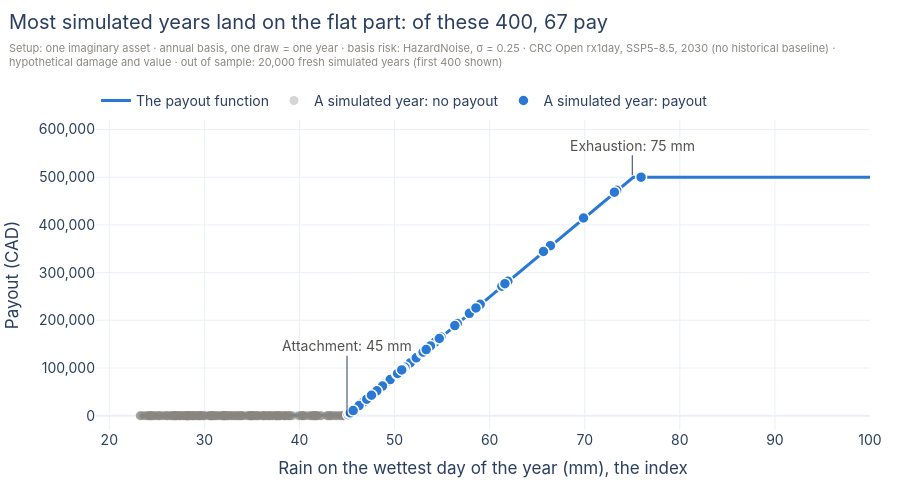

Here is the notebook cell this chart was saved with:
### Code cell
paid = first_cover.payout_values(rain_years)
shown = np.arange(min(400, N_YEARS))
pays = paid[shown] > 0
grid = np.linspace(rain_years[shown].min(), max(100.0, rain_years[shown].max()), 300)

fig = go.Figure()
fig.add_trace(go.Scatter(x=grid, y=first_cover.payout_values(grid), mode="lines", line=dict(color=BLUE, width=3),
                         name="The payout function", hovertemplate="%{x:.0f} mm: pays CAD %{y:,.0f}<extra></extra>"))
fig.add_trace(go.Scatter(x=rain_years[shown][~pays], y=paid[shown][~pays], mode="markers", name="A simulated year: no payout",
                         marker=dict(size=9, color=MUTED, opacity=0.35, line=dict(width=0)),
                         hovertemplate="Rain %{x:.0f} mm: no payout<extra></extra>"))
fig.add_trace(go.Scatter(x=rain_years[shown][pays], y=paid[shown][pays], mode="markers", name="A simulated year: payout",
                         marker=dict(size=11, color=BLUE, line=dict(width=1.5, color="white")),
                         hovertemplate="Rain %{x:.0f} mm: pays CAD %{y:,.0f}<extra></extra>"))
fig.add_annotation(x=45, y=0, text="Attachment: 45 mm", showarrow=True, arrowhead=0, ax=0, ay=-70, font=dict(color=INK))
fig.add_annotation(x=75, y=500_000, text="Exhaustion: 75 mm", showarrow=True, arrowhead=0, ax=0, ay=-30, font=dict(color=INK), yshift=2)
layout(fig, f"Most simulated years land on the flat part: of these {len(shown)}, {int(pays.sum())} pay",
       SETUP + f" (first {len(shown)} shown)",
       xaxis_title="Rain on the wettest day of the year (mm), the index", yaxis=dict(title="Payout (CAD)", tickformat=",.0f", range=[-30_000, 620_000]),
       legend=dict(orientation="h", yanchor="bottom", y=1.01, x=0))
fig.show()

### Figure 1 — Plotly figure (JSON) as saved in the notebook; plotly's stock layout.template omitted (floating-point values rounded to 4 significant figures; data arrays with more than 128 entries replaced by an {"elided": "..."} marker saying what was removed)
{"data": [{"hovertemplate": "%{x:.0f} mm: pays CAD %{y:,.0f}<extra></extra>", "line": {"color": "#2a78d6", "width": 3}, "mode": "lines", "name": "The payout function", "type": "scatter", "x": {"elided": "300 float values"}, "y": {"elided": "300 float values"}}, {"hovertemplate": "Rain %{x:.0f} mm: no payout<extra></extra>", "marker": {"color": "#8a8880", "line": {"width": 0}, "opacity": 0.35, "size": 9}, "mode": "markers", "name": "A simulated year: no payout", "type": "scatter", "x": {"elided": "333 float values"}, "y": {"elided": "333 float values"}}, {"hovertemplate": "Rain %{x:.0f} mm: pays CAD %{y:,.0f}<extra></extra>", "marker": {"color": "#2a78d6", "line": {"color": "white", "width": 1.5}, "size": 11}, "mode": "markers", "name": "A simulated year: payout", "type": "scatter", "x": [48.78, 47.08, 73.35, 66.39, 50.53, 47.54, 45.51, 46.94, 61.29, 58.04, 47.12, 45.4, 53.8, 49.33, 51.64, 47.8, 47.26, 57.87, 47.03, 49.79, 52.28, 54.27, 54.89, 61.92, 48.73, 47.39, 51.09, 54.71, 59.01, 50.36, 45.13, 56.59, 50.17, 47.36, 50.38, 52.89, 56.34, 45.89, 46.41, 47.7, 46.68, 48.45, 53.78, 49.54, 47.79, 48.73, 75.93, 53.0, 45.29, 45.35, 50.76, 69.87, 50.87, 65.66, 50.27, 73.12, 48.13, 50.45, 46.27, 47.08, 61.6, 53.33, 58.56, 50.32, 47.57, 45.65, 50.75], "y": [63010.0, 34720.0, 472600.0, 356500.0, 92150.0, 42280.0, 8471.0, 32340.0, 271400.0, 217300.0, 35290.0, 6588.0, 146600.0, 72150.0, 110700.0, 46610.0, 37650.0, 214500.0, 33920.0, 79750.0, 121400.0, 154500.0, 164800.0, 281900.0, 62130.0, 39850.0, 101500.0, 161800.0, 233400.0, 89410.0, 2228.0, 193200.0, 86100.0, 39290.0, 89680.0, 131600.0, 189000.0, 14860.0, 23480.0, 44930.0, 28050.0, 57490.0, 146300.0, 75680.0, 46450.0, 62190.0, 500000.0, 133400.0, 4751.0, 5909.0, 95920.0, 414500.0, 97780.0, 344300.0, 87770.0, 468700.0, 52190.0, 90780.0, 21150.0, 34600.0, 276700.0, 138800.0, 226000.0, 88600.0, 42880.0, 10810.0, 95900.0]}], "layout": {"annotations": [{"arrowhead": 0, "ax": 0, "ay": -70, "font": {"color": "#52514e"}, "showarrow": true, "text": "Attachment: 45 mm", "x": 45, "y": 0}, {"arrowhead": 0, "ax": 0, "ay": -30, "font": {"color": "#52514e"}, "showarrow": true, "text": "Exhaustion: 75 mm", "x": 75, "y": 500000, "yshift": 2}], "font": {"family": "Inter, Helvetica, Arial, sans-serif", "size": 14}, "height": 500, "hoverlabel": {"font": {"size": 13}}, "legend": {"orientation": "h", "x": 0, "y": 1.01, "yanchor": "bottom"}, "margin": {"b": 70, "l": 75, "r": 30, "t": 120}, "title": {"subtitle": {"font": {"color": "#8a8880", "size": 11}, "text": "Setup: one imaginary asset · annual basis, one draw = one year · basis risk: HazardNoise, σ = 0.25 · CRC Open rx1day, SSP5-8.5, 2030 (no historical baseline) ·<br>hypothetical damage and value · out of sample: 20,000 fresh simulated years (first 400 shown)"}, "text": "Most simulated years land on the flat part: of these 400, 67 pay", "x": 0.01, "y": 0.97, "yanchor": "top"}, "xaxis": {"title": {"text": "Rain on the wettest day of the year (mm), the index"}}, "yaxis": {"range": [-30000, 620000], "tickformat": ",.0f", "title": {"text": "Payout (CAD)"}}}}
